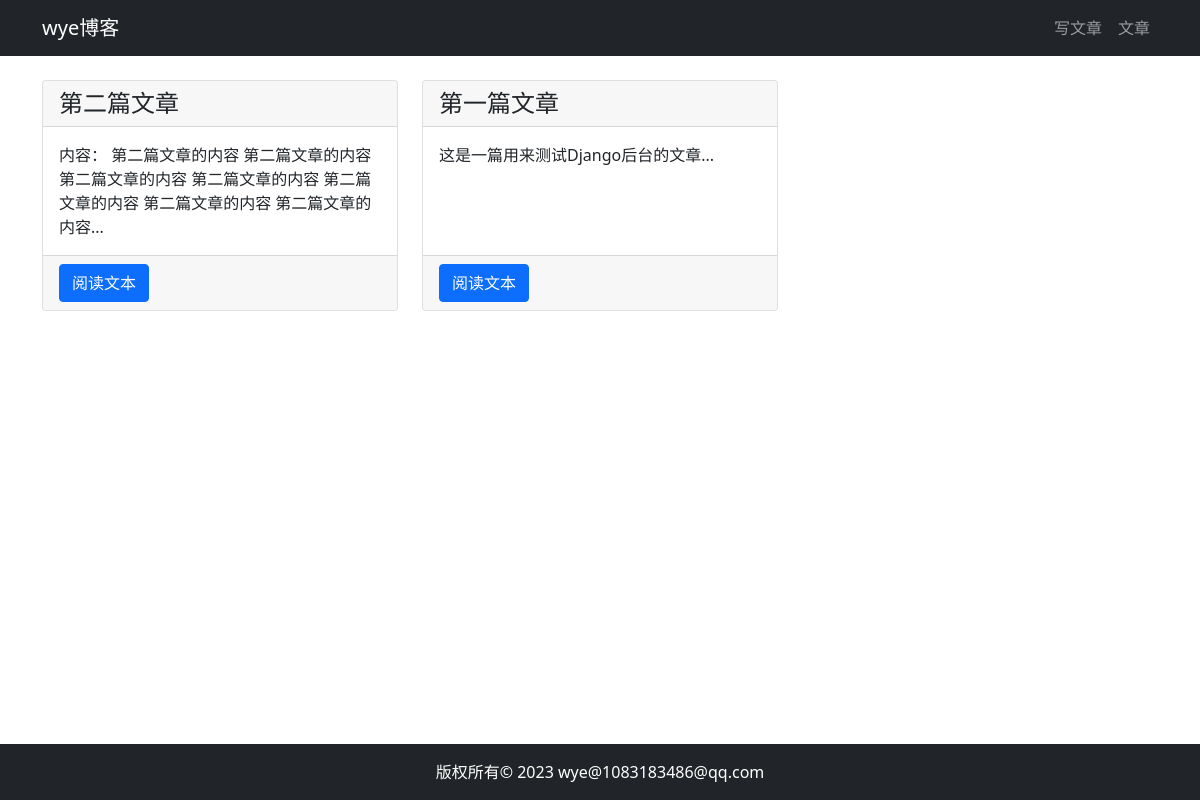
Before: /article/article-list/ with the older database file.
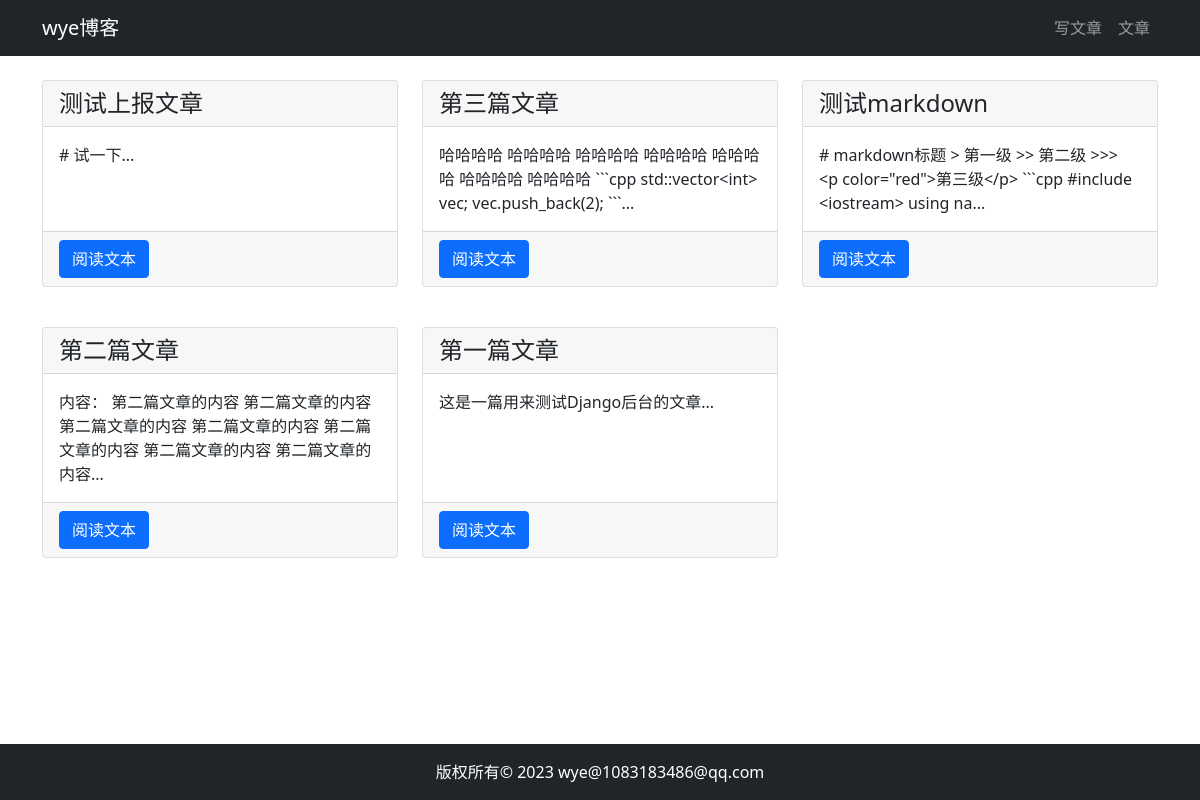
After: the same page with the newer database file.
### article/models.py (models this page shows)
class ArticlePost(models.Model):
    author = models.ForeignKey(User, verbose_name='文章作者', on_delete=models.CASCADE)
    title = models.CharField(verbose_name='文章标题', max_length=200)
    body = models.TextField(verbose_name='文章内容')
    created = models.DateTimeField(verbose_name='创建时间', default=timezone.now)
    updated = models.DateTimeField(verbose_name='更新时间', auto_now=True)
    class Meta:
        ordering = ('-created',)
    def __str__(self):
        return self.title

### article/views.py (the view)
# urls.py: path('article-list/', views.article_list, name='article_list'),
@csrf_exempt
@require_http_methods(['GET'])
def article_list(request):
    print_request(request)
    articles = ArticlePost.objects.all()
    print(articles)
    context = {'articles': articles}
    return render(request, 'article/list.html', context)

### article/views.py (called while the page is built)
def print_request(req):
    print(f"""
        request method:{req.method}, headers: {req.headers}, body: {req.body}
    """)

### templates/article/list.html (shortened to what this page needs)
{% extends "base.html" %}
{% load static %}
{% block content %}
<div class="container">
    <div class="row mt-2">
        {% for article in articles %}
        <div class="col-4 mb-4 mt-3">
            <div class="card h-100">
                <h4 class="card-header">{{ article.title }}</h4>
                <div class="card-body">
                    <p class="card-text">{{ article.body|slice:'100' }}...</p>
                </div>
                <div class="card-footer">
                    <a href="{% url 'article:article_detail' article.id %}" class="btn btn-primary">阅读文本</a>
                </div>
            </div>
        </div>
        {% endfor %}
    </div>
</div>
{% endblock content %}

### templates/base.html (shortened to what this page needs)
{% load static %}
<html lang="zh-cn">
<head>
    <link rel="stylesheet" href="{% static 'bootstrap/css/bootstrap.min.css' %}">
    <link rel="stylesheet" href="{% static 'md_css/monokai.css' %}">
</head>
<body>
    {% include 'header.html' %}
    {% block content %}{% endblock %}
    {% include 'footer.html' %}
</body>
</html>

### templates/header.html
<nav class="navbar navbar-expand-lg navbar-dark bg-dark">
    <div class="container">
        <a class="navbar-brand" href="#">wye博客</a>
        <div>
            <ul class="navbar-nav">
                <li class="nav-item">
                    <a class="nav-link" href="{% url 'article:article_create' %}">写文章</a>
                </li>
                <li class="nav-item">
                    <a class="nav-link" href="{% url 'article:article_list' %}">文章</a>
                </li>
            </ul>
        </div>
    </div>
</nav>

### templates/footer.html
{% load static %}
<div>
    <br><br><br>
</div>
<footer class="py-3 bg-dark fixed-bottom">
    <div class="container">
        <p class="m-0 text-center text-white">版权所有© 2023 wye@1083183486@qq.com</p>
    </div>
</footer>

Changed rows visible on the page:
added ArticlePost: title "测试上报文章", body "# 试一下"
added ArticlePost: title "第三篇文章", body "哈哈哈哈 哈哈哈哈 哈哈哈哈 哈哈哈哈 哈哈哈哈 哈哈哈哈 哈哈哈哈 ```cpp std::vector<int> vec; vec.push_back(2); ```"
added ArticlePost: title "测试markdown", body "# markdown标题 > 第一级 >> 第二级 >>> <p color=\"red\">第三级</p> ```cpp #include <iostream> using na"
